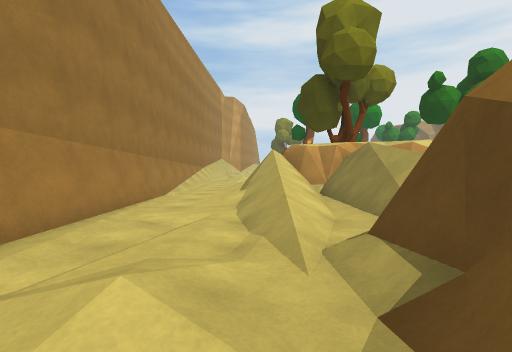
view 1 (above)

22 first-person views from a walk through a Unity game level. The camera is 1.2 m above the floor, tilts 2° down and sees 85° across. The floor is counted in squares, 2 m on a side. Each view is taken from the middle of a square. On the plan, view 1 faces up. The plan holds only what a view shows up to about 9 squares ahead; the rest is blank. The place goes on beyond the plan. Some surface patterns are stand-ins.

view 2
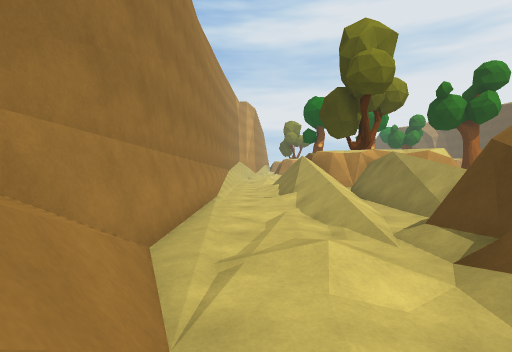

view 3
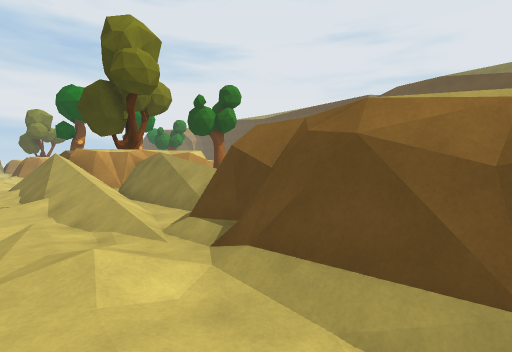

view 4
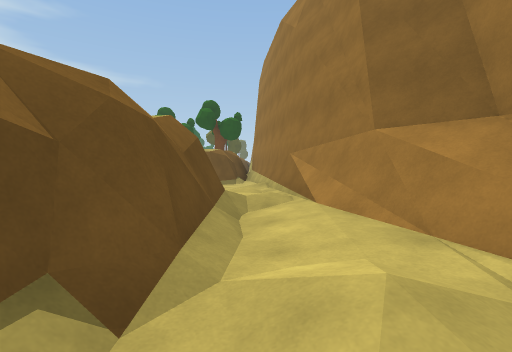

view 5
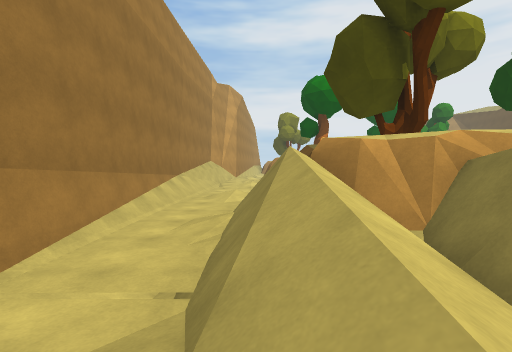

view 6
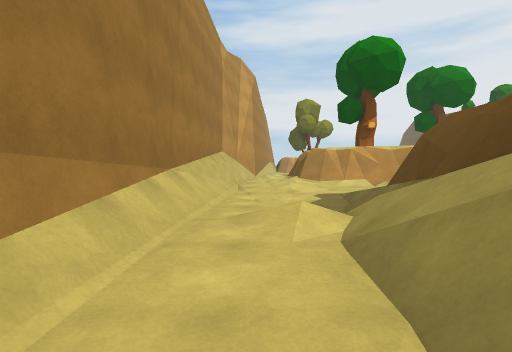

view 7
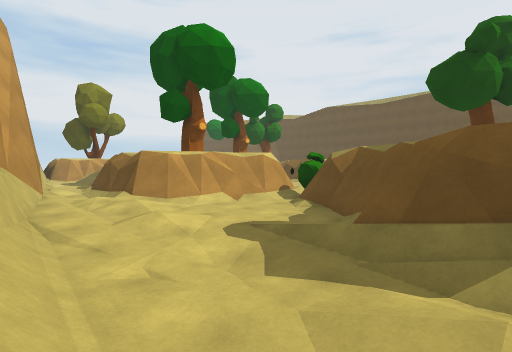

view 8
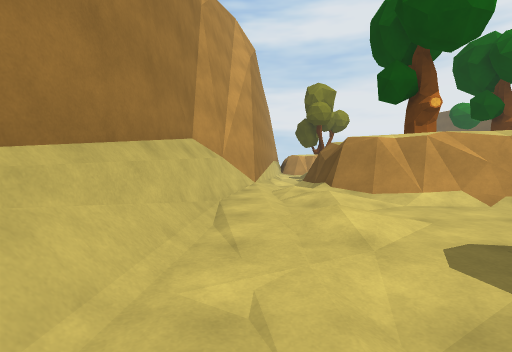

view 9
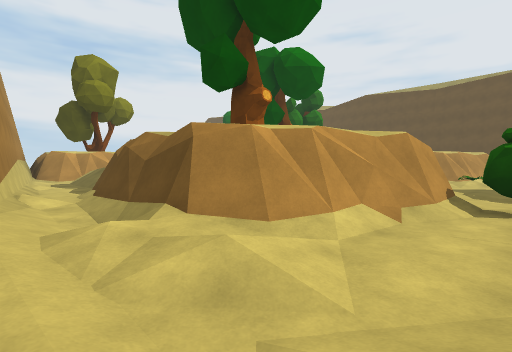

view 10
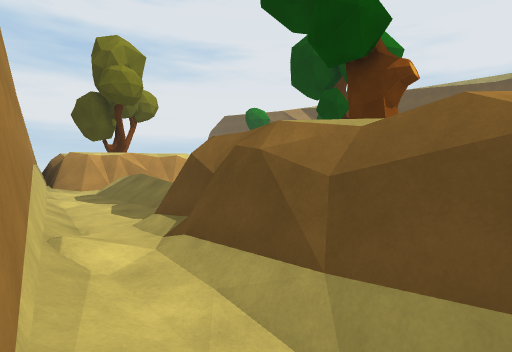

view 11
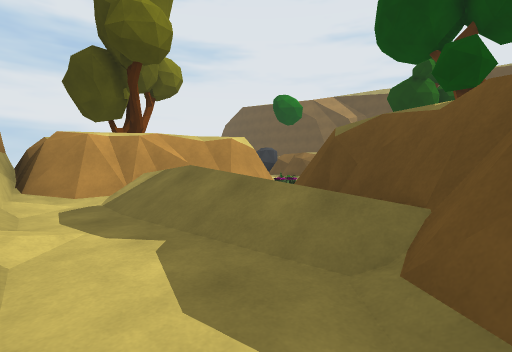

view 12
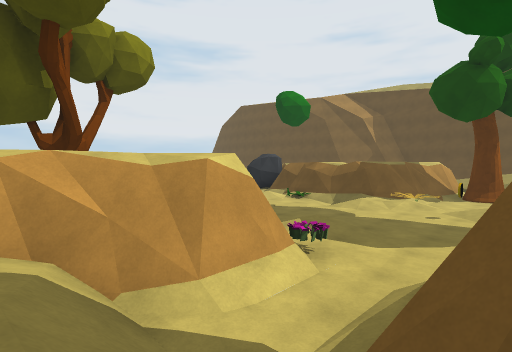

view 13
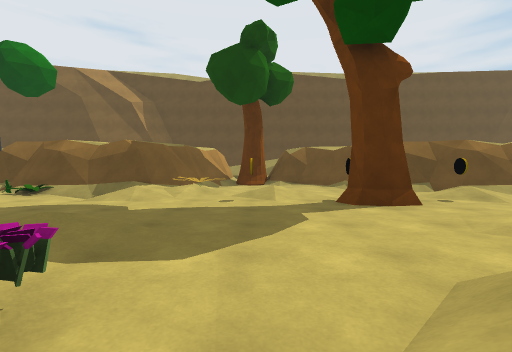

view 14
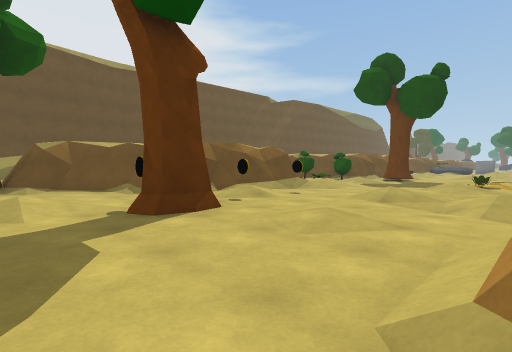

view 15
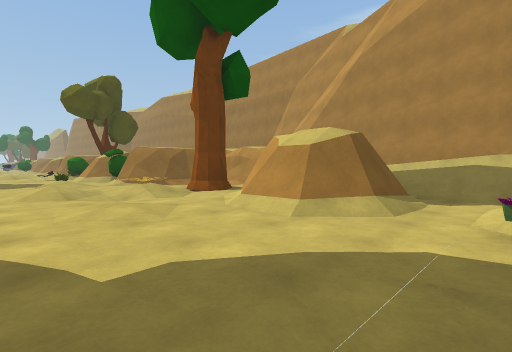

view 16
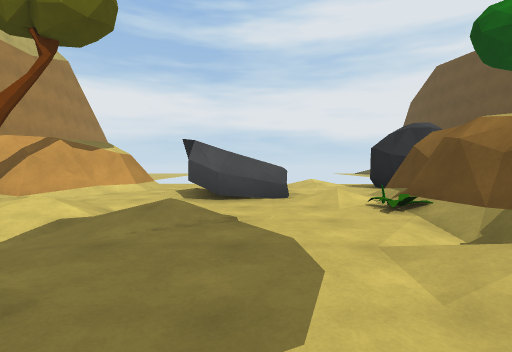

view 17
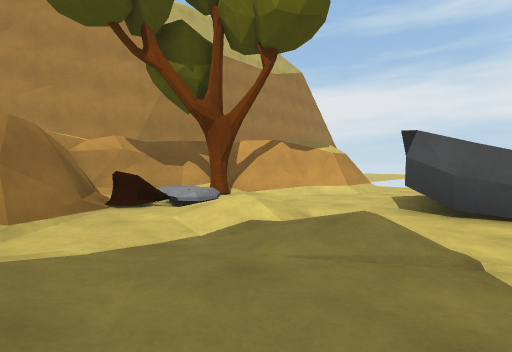

view 18
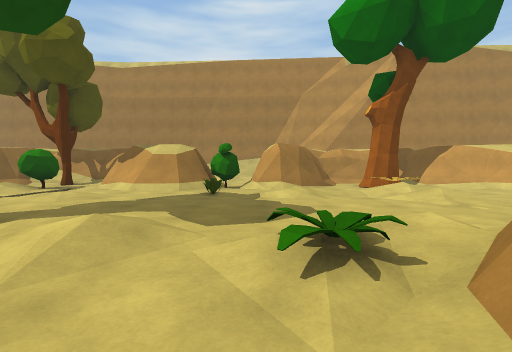

view 19
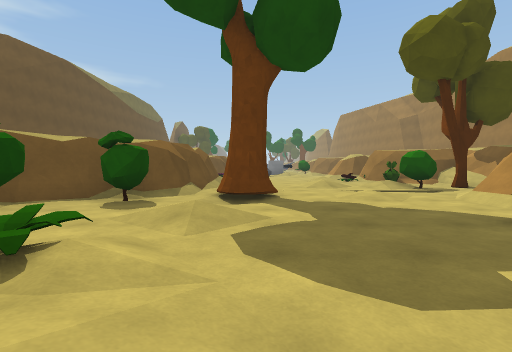

view 20
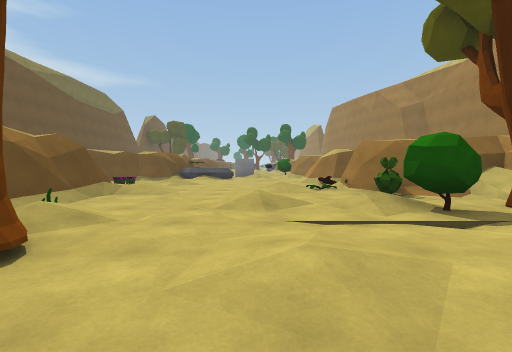

view 21
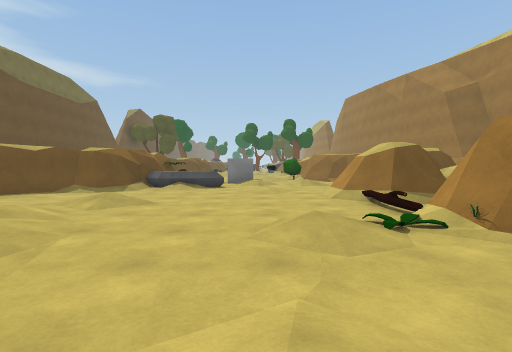

view 22
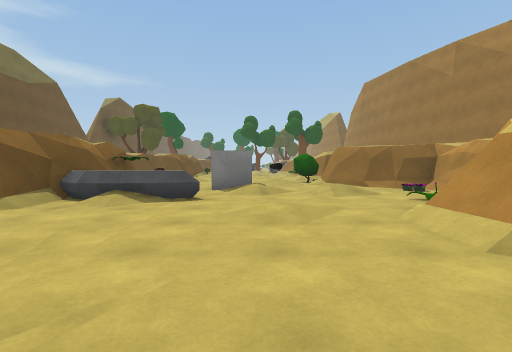

### Floor plan
Key: @ floor where view 1 was taken; # wall or solid block; . main floor; : floor 0.25 m higher than the main floor; - floor 0.25 m lower than the main floor; + floor 0.75 m higher than the main floor; * floor 1 m higher than the main floor; / step, stairs or slope; = window, fence, low wall or low ledge; ^ raised ledge; v drop or lower ground; T tree; B bush; P plant; R rock; C coin; L log; A crate; O other object.
Columns run from 3 left of view 1 to 16 right of it. Each row starts with its distance up from view 1.
 34         #.  ...R
 33        ##.  ...R
 32      ###..RR..#
 31      #T...RR/.#
 30      # O/-..OP#
 29      #LL:.:../#
 28     ###/...../#
 27    #####/:...:###
 26    #./###....O..#
 25   ##./......O/..TT
 24   #/.*###.......##v=
 23   #..+###..OT..##
 22   #.####..:...###
 21   #.###.....C.#
 20   #.###T/-..O.#
 19  ##.##..O.:../#
 18  #//###/...../#
 17  #::####/:...:#
 16  #:...##/....P..
 15  #./...B.P.../.B
 14  #....###.......#
 13 ##...####...-.B##
 12 #/..####....T/###
 11 #/:/##/.-...:.#
 10 #/./##TBB.:..O#
  9 #/.=^^=...:...#
  8 #/.=^^##...../#
  7 ##.=#^##PO...P
  6  #.=/###O....:
  5  #.//##....../..
  4  #.//####.......#
  3  #./.####......##
  2  #..##  ......##
  1  #:.#  O...RRR#
  0  #:@# ../...  #
 -1  #/.##P...:A .#
 -2  ##/####..AA /#

Where each view was taken, in squares from view 1:
view 1: 0 up, 0 right, facing up
view 2: 1 down, 1 left, facing up
view 3: 1 down, 1 left, facing up-right
view 4: 2 up, 0 right, facing down
view 5: 4 up, 0 right, facing up
view 6: 8 up, 1 left, facing up
view 7: 11 up, 2 left, facing up-right
view 8: 12 up, 1 left, facing up
view 9: 15 up, 1 left, facing up-right
view 10: 18 up, 1 left, facing up-right
view 11: 22 up, 0 right, facing up-right
view 12: 24 up, 2 right, facing up-right
view 13: 25 up, 4 right, facing right
view 14: 25 up, 5 right, facing down-right
view 15: 26 up, 8 right, facing down-left
view 16: 26 up, 8 right, facing up
view 17: 27 up, 8 right, facing up-left
view 18: 16 up, 12 right, facing left
view 19: 18 up, 9 right, facing down
view 20: 14 up, 7 right, facing down
view 21: 10 up, 7 right, facing down
view 22: 6 up, 7 right, facing down
